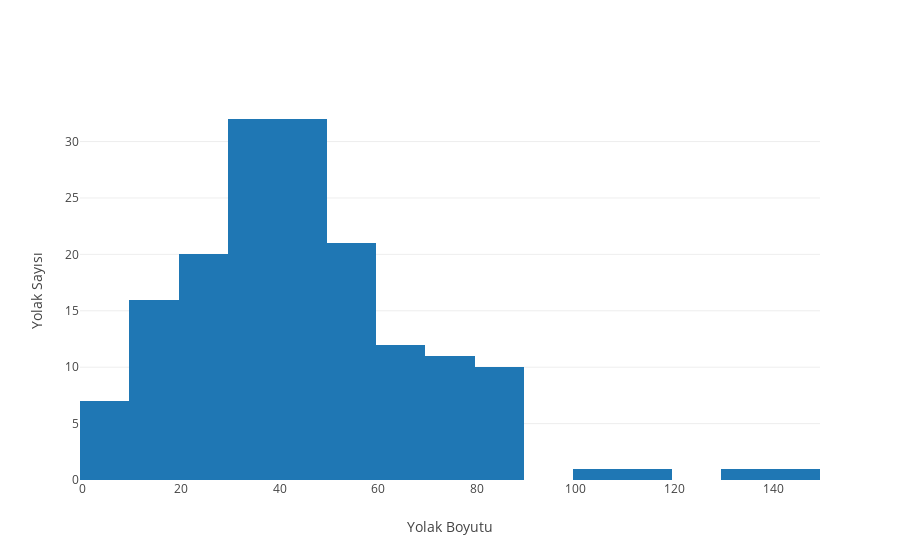

Notebook source saved alongside this figure:
### Code cell
data = [go.Histogram(x=pw_sizes)]

layout = dict(yaxis = dict(title='Yolak Sayısı', zeroline = False),
              xaxis = dict(title='Yolak Boyutu', zeroline = False)
             )

fig = dict(data=data, layout=layout)

py.iplot(fig, filename='Pathway Node Size Histogram')

### Figure 1 — Plotly figure (JSON) as saved in the notebook; plotly's stock layout.template omitted (floating-point values rounded to 4 significant figures; data arrays with more than 128 entries replaced by an {"elided": "..."} marker saying what was removed)
{"data": [{"type": "histogram", "uid": "8e1e52f1-f8a0-430b-be57-1f2e9c2a8505", "x": {"elided": "165 int values"}}], "layout": {"xaxis": {"title": {"text": "Yolak Boyutu"}, "zeroline": false}, "yaxis": {"title": {"text": "Yolak Sayısı"}, "zeroline": false}}}
